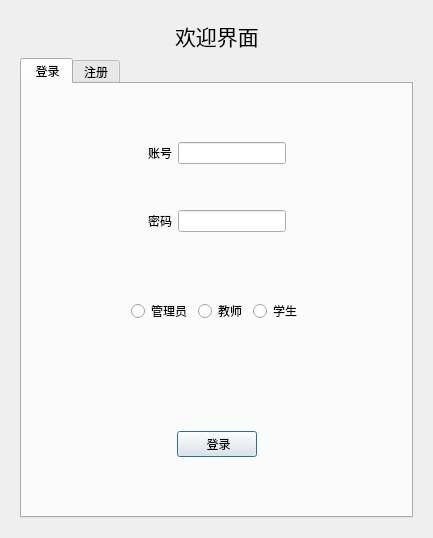
<?xml version="1.0" encoding="UTF-8"?>
<ui version="4.0">
 <class>MainWindow</class>
 <widget class="QDialog" name="MainWindow">
  <property name="geometry">
   <rect>
    <x>0</x>
    <y>0</y>
    <width>433</width>
    <height>526</height>
   </rect>
  </property>
  <property name="windowTitle">
   <string>MainWindow</string>
  </property>
  <property name="windowIcon">
   <iconset resource="resources.qrc">
    <normaloff>:/image/CNUlibrary.jpg</normaloff>:/image/CNUlibrary.jpg</iconset>
  </property>
  <layout class="QGridLayout" name="gridLayout_6">
   <item row="0" column="0">
    <widget class="QWidget" name="widget_3" native="true">
     <layout class="QGridLayout" name="gridLayout">
      <item row="0" column="3">
       <spacer name="horizontalSpacer_2">
        <property name="orientation">
         <enum>Qt::Horizontal</enum>
        </property>
        <property name="sizeHint" stdset="0">
         <size>
          <width>40</width>
          <height>20</height>
         </size>
        </property>
       </spacer>
      </item>
      <item row="0" column="2">
       <widget class="QLabel" name="label_3">
        <property name="font">
         <font>
          <family>Arial Black</family>
          <pointsize>16</pointsize>
         </font>
        </property>
        <property name="text">
         <string>欢迎界面</string>
        </property>
       </widget>
      </item>
      <item row="0" column="1">
       <spacer name="horizontalSpacer">
        <property name="orientation">
         <enum>Qt::Horizontal</enum>
        </property>
        <property name="sizeHint" stdset="0">
         <size>
          <width>40</width>
          <height>20</height>
         </size>
        </property>
       </spacer>
      </item>
      <item row="1" column="1" colspan="3">
       <widget class="QTabWidget" name="tabWidget">
        <property name="currentIndex">
         <number>0</number>
        </property>
        <widget class="QWidget" name="tab">
         <attribute name="title">
          <string> 登录</string>
         </attribute>
         <layout class="QGridLayout" name="gridLayout_5">
          <item row="4" column="0">
           <widget class="QWidget" name="widget" native="true">
            <layout class="QGridLayout" name="gridLayout_2">
             <item row="0" column="1">
              <widget class="QPushButton" name="pushButton">
               <property name="text">
                <string> 登录</string>
               </property>
              </widget>
             </item>
             <item row="0" column="0">
              <spacer name="horizontalSpacer_9">
               <property name="orientation">
                <enum>Qt::Horizontal</enum>
               </property>
               <property name="sizeHint" stdset="0">
                <size>
                 <width>40</width>
                 <height>20</height>
                </size>
               </property>
              </spacer>
             </item>
             <item row="0" column="2">
              <spacer name="horizontalSpacer_10">
               <property name="orientation">
                <enum>Qt::Horizontal</enum>
               </property>
               <property name="sizeHint" stdset="0">
                <size>
                 <width>40</width>
                 <height>20</height>
                </size>
               </property>
              </spacer>
             </item>
             <item row="1" column="1">
              <spacer name="verticalSpacer_2">
               <property name="orientation">
                <enum>Qt::Vertical</enum>
               </property>
               <property name="sizeHint" stdset="0">
                <size>
                 <width>20</width>
                 <height>40</height>
                </size>
               </property>
              </spacer>
             </item>
            </layout>
           </widget>
          </item>
          <item row="0" column="0">
           <widget class="QWidget" name="widget_4" native="true">
            <layout class="QGridLayout" name="gridLayout_4">
             <item row="3" column="2">
              <widget class="QLineEdit" name="password">
               <property name="echoMode">
                <enum>QLineEdit::Password</enum>
               </property>
              </widget>
             </item>
             <item row="3" column="3">
              <spacer name="horizontalSpacer_6">
               <property name="orientation">
                <enum>Qt::Horizontal</enum>
               </property>
               <property name="sizeHint" stdset="0">
                <size>
                 <width>40</width>
                 <height>20</height>
                </size>
               </property>
              </spacer>
             </item>
             <item row="3" column="0">
              <spacer name="horizontalSpacer_4">
               <property name="orientation">
                <enum>Qt::Horizontal</enum>
               </property>
               <property name="sizeHint" stdset="0">
                <size>
                 <width>40</width>
                 <height>20</height>
                </size>
               </property>
              </spacer>
             </item>
             <item row="1" column="1">
              <widget class="QLabel" name="label">
               <property name="text">
                <string>账号</string>
               </property>
              </widget>
             </item>
             <item row="1" column="0">
              <spacer name="horizontalSpacer_3">
               <property name="orientation">
                <enum>Qt::Horizontal</enum>
               </property>
               <property name="sizeHint" stdset="0">
                <size>
                 <width>40</width>
                 <height>20</height>
                </size>
               </property>
              </spacer>
             </item>
             <item row="1" column="2">
              <widget class="QLineEdit" name="ID"/>
             </item>
             <item row="3" column="1">
              <widget class="QLabel" name="label_2">
               <property name="text">
                <string>密码</string>
               </property>
              </widget>
             </item>
             <item row="1" column="3">
              <spacer name="horizontalSpacer_5">
               <property name="orientation">
                <enum>Qt::Horizontal</enum>
               </property>
               <property name="sizeHint" stdset="0">
                <size>
                 <width>40</width>
                 <height>20</height>
                </size>
               </property>
              </spacer>
             </item>
             <item row="0" column="2">
              <spacer name="verticalSpacer">
               <property name="orientation">
                <enum>Qt::Vertical</enum>
               </property>
               <property name="sizeHint" stdset="0">
                <size>
                 <width>20</width>
                 <height>40</height>
                </size>
               </property>
              </spacer>
             </item>
             <item row="2" column="2">
              <spacer name="verticalSpacer_5">
               <property name="orientation">
                <enum>Qt::Vertical</enum>
               </property>
               <property name="sizeHint" stdset="0">
                <size>
                 <width>20</width>
                 <height>40</height>
                </size>
               </property>
              </spacer>
             </item>
            </layout>
           </widget>
          </item>
          <item row="2" column="0">
           <widget class="QWidget" name="widget_2" native="true">
            <layout class="QGridLayout" name="gridLayout_3">
             <item row="1" column="1">
              <widget class="QRadioButton" name="checkBoxAdmin">
               <property name="text">
                <string>管理员</string>
               </property>
              </widget>
             </item>
             <item row="0" column="2">
              <spacer name="verticalSpacer_3">
               <property name="orientation">
                <enum>Qt::Vertical</enum>
               </property>
               <property name="sizeHint" stdset="0">
                <size>
                 <width>20</width>
                 <height>40</height>
                </size>
               </property>
              </spacer>
             </item>
             <item row="1" column="0">
              <spacer name="horizontalSpacer_7">
               <property name="orientation">
                <enum>Qt::Horizontal</enum>
               </property>
               <property name="sizeHint" stdset="0">
                <size>
                 <width>40</width>
                 <height>20</height>
                </size>
               </property>
              </spacer>
             </item>
             <item row="1" column="2">
              <widget class="QRadioButton" name="checkBoxTea">
               <property name="text">
                <string>教师</string>
               </property>
              </widget>
             </item>
             <item row="1" column="4">
              <spacer name="horizontalSpacer_8">
               <property name="orientation">
                <enum>Qt::Horizontal</enum>
               </property>
               <property name="sizeHint" stdset="0">
                <size>
                 <width>40</width>
                 <height>20</height>
                </size>
               </property>
              </spacer>
             </item>
             <item row="1" column="3">
              <widget class="QRadioButton" name="checkBoxStu">
               <property name="text">
                <string>学生</string>
               </property>
              </widget>
             </item>
            </layout>
           </widget>
          </item>
          <item row="3" column="0">
           <spacer name="verticalSpacer_4">
            <property name="orientation">
             <enum>Qt::Vertical</enum>
            </property>
            <property name="sizeHint" stdset="0">
             <size>
              <width>20</width>
              <height>40</height>
             </size>
            </property>
           </spacer>
          </item>
         </layout>
        </widget>
        <widget class="QWidget" name="tab_2">
         <attribute name="title">
          <string>注册</string>
         </attribute>
         <layout class="QGridLayout" name="gridLayout_13">
          <item row="6" column="0">
           <widget class="QWidget" name="widget_12" native="true">
            <layout class="QGridLayout" name="gridLayout_15">
             <item row="0" column="1">
              <widget class="QLabel" name="label_9">
               <property name="font">
                <font>
                 <pointsize>9</pointsize>
                </font>
               </property>
               <property name="text">
                <string>手机号码</string>
               </property>
              </widget>
             </item>
             <item row="0" column="3">
              <spacer name="horizontalSpacer_30">
               <property name="orientation">
                <enum>Qt::Horizontal</enum>
               </property>
               <property name="sizeHint" stdset="0">
                <size>
                 <width>40</width>
                 <height>20</height>
                </size>
               </property>
              </spacer>
             </item>
             <item row="0" column="2">
              <widget class="QLineEdit" name="telphoneNum">
               <property name="font">
                <font>
                 <pointsize>7</pointsize>
                </font>
               </property>
              </widget>
             </item>
             <item row="0" column="0">
              <spacer name="horizontalSpacer_29">
               <property name="orientation">
                <enum>Qt::Horizontal</enum>
               </property>
               <property name="sizeHint" stdset="0">
                <size>
                 <width>40</width>
                 <height>20</height>
                </size>
               </property>
              </spacer>
             </item>
            </layout>
           </widget>
          </item>
          <item row="8" column="0">
           <widget class="QWidget" name="widget_5" native="true">
            <layout class="QGridLayout" name="gridLayout_7">
             <item row="0" column="6">
              <spacer name="horizontalSpacer_22">
               <property name="orientation">
                <enum>Qt::Horizontal</enum>
               </property>
               <property name="sizeHint" stdset="0">
                <size>
                 <width>40</width>
                 <height>20</height>
                </size>
               </property>
              </spacer>
             </item>
             <item row="0" column="1">
              <spacer name="horizontalSpacer_23">
               <property name="orientation">
                <enum>Qt::Horizontal</enum>
               </property>
               <property name="sizeHint" stdset="0">
                <size>
                 <width>40</width>
                 <height>20</height>
                </size>
               </property>
              </spacer>
             </item>
             <item row="0" column="3">
              <widget class="QPushButton" name="pushButton_2">
               <property name="text">
                <string>注册</string>
               </property>
              </widget>
             </item>
             <item row="0" column="2">
              <spacer name="horizontalSpacer_25">
               <property name="orientation">
                <enum>Qt::Horizontal</enum>
               </property>
               <property name="sizeHint" stdset="0">
                <size>
                 <width>40</width>
                 <height>20</height>
                </size>
               </property>
              </spacer>
             </item>
             <item row="0" column="5">
              <spacer name="horizontalSpacer_24">
               <property name="orientation">
                <enum>Qt::Horizontal</enum>
               </property>
               <property name="sizeHint" stdset="0">
                <size>
                 <width>40</width>
                 <height>20</height>
                </size>
               </property>
              </spacer>
             </item>
             <item row="0" column="0">
              <spacer name="horizontalSpacer_21">
               <property name="orientation">
                <enum>Qt::Horizontal</enum>
               </property>
               <property name="sizeHint" stdset="0">
                <size>
                 <width>40</width>
                 <height>20</height>
                </size>
               </property>
              </spacer>
             </item>
             <item row="0" column="4">
              <spacer name="horizontalSpacer_26">
               <property name="orientation">
                <enum>Qt::Horizontal</enum>
               </property>
               <property name="sizeHint" stdset="0">
                <size>
                 <width>40</width>
                 <height>20</height>
                </size>
               </property>
              </spacer>
             </item>
            </layout>
           </widget>
          </item>
          <item row="7" column="0">
           <widget class="QWidget" name="widget_14" native="true">
            <layout class="QGridLayout" name="gridLayout_16">
             <item row="0" column="2">
              <widget class="QRadioButton" name="checkBoxStu_2">
               <property name="text">
                <string>学生</string>
               </property>
              </widget>
             </item>
             <item row="0" column="0">
              <spacer name="horizontalSpacer_32">
               <property name="orientation">
                <enum>Qt::Horizontal</enum>
               </property>
               <property name="sizeHint" stdset="0">
                <size>
                 <width>40</width>
                 <height>20</height>
                </size>
               </property>
              </spacer>
             </item>
             <item row="0" column="1">
              <widget class="QRadioButton" name="checkBoxTea_2">
               <property name="text">
                <string>教师</string>
               </property>
              </widget>
             </item>
             <item row="0" column="3">
              <spacer name="horizontalSpacer_31">
               <property name="orientation">
                <enum>Qt::Horizontal</enum>
               </property>
               <property name="sizeHint" stdset="0">
                <size>
                 <width>40</width>
                 <height>20</height>
                </size>
               </property>
              </spacer>
             </item>
            </layout>
           </widget>
          </item>
          <item row="1" column="0">
           <widget class="QWidget" name="widget_8" native="true">
            <layout class="QGridLayout" name="gridLayout_9">
             <item row="0" column="1">
              <widget class="QLabel" name="label_5">
               <property name="font">
                <font>
                 <pointsize>9</pointsize>
                </font>
               </property>
               <property name="text">
                <string>密码    </string>
               </property>
              </widget>
             </item>
             <item row="0" column="2">
              <widget class="QLineEdit" name="password_2">
               <property name="font">
                <font>
                 <pointsize>7</pointsize>
                </font>
               </property>
               <property name="echoMode">
                <enum>QLineEdit::Password</enum>
               </property>
              </widget>
             </item>
             <item row="0" column="0">
              <spacer name="horizontalSpacer_13">
               <property name="orientation">
                <enum>Qt::Horizontal</enum>
               </property>
               <property name="sizeHint" stdset="0">
                <size>
                 <width>40</width>
                 <height>20</height>
                </size>
               </property>
              </spacer>
             </item>
             <item row="0" column="3">
              <spacer name="horizontalSpacer_14">
               <property name="orientation">
                <enum>Qt::Horizontal</enum>
               </property>
               <property name="sizeHint" stdset="0">
                <size>
                 <width>40</width>
                 <height>20</height>
                </size>
               </property>
              </spacer>
             </item>
            </layout>
           </widget>
          </item>
          <item row="0" column="0">
           <widget class="QWidget" name="widget_6" native="true">
            <layout class="QGridLayout" name="gridLayout_8">
             <item row="0" column="1">
              <widget class="QLabel" name="label_4">
               <property name="font">
                <font>
                 <pointsize>9</pointsize>
                </font>
               </property>
               <property name="text">
                <string>账号    </string>
               </property>
              </widget>
             </item>
             <item row="0" column="0">
              <spacer name="horizontalSpacer_11">
               <property name="orientation">
                <enum>Qt::Horizontal</enum>
               </property>
               <property name="sizeHint" stdset="0">
                <size>
                 <width>40</width>
                 <height>20</height>
                </size>
               </property>
              </spacer>
             </item>
             <item row="0" column="2">
              <widget class="QLineEdit" name="ID_2">
               <property name="font">
                <font>
                 <pointsize>7</pointsize>
                </font>
               </property>
              </widget>
             </item>
             <item row="0" column="3">
              <spacer name="horizontalSpacer_12">
               <property name="orientation">
                <enum>Qt::Horizontal</enum>
               </property>
               <property name="sizeHint" stdset="0">
                <size>
                 <width>40</width>
                 <height>20</height>
                </size>
               </property>
              </spacer>
             </item>
            </layout>
           </widget>
          </item>
          <item row="5" column="0">
           <widget class="QWidget" name="widget_11" native="true">
            <layout class="QGridLayout" name="gridLayout_14">
             <item row="0" column="0">
              <spacer name="horizontalSpacer_27">
               <property name="orientation">
                <enum>Qt::Horizontal</enum>
               </property>
               <property name="sizeHint" stdset="0">
                <size>
                 <width>40</width>
                 <height>20</height>
                </size>
               </property>
              </spacer>
             </item>
             <item row="0" column="1">
              <widget class="QLabel" name="label_8">
               <property name="font">
                <font>
                 <pointsize>9</pointsize>
                </font>
               </property>
               <property name="text">
                <string>班级    </string>
               </property>
              </widget>
             </item>
             <item row="0" column="2">
              <widget class="QLineEdit" name="classID">
               <property name="font">
                <font>
                 <pointsize>7</pointsize>
                </font>
               </property>
              </widget>
             </item>
             <item row="0" column="3">
              <spacer name="horizontalSpacer_28">
               <property name="orientation">
                <enum>Qt::Horizontal</enum>
               </property>
               <property name="sizeHint" stdset="0">
                <size>
                 <width>40</width>
                 <height>20</height>
                </size>
               </property>
              </spacer>
             </item>
            </layout>
           </widget>
          </item>
          <item row="3" column="0">
           <widget class="QWidget" name="widget_7" native="true">
            <layout class="QGridLayout" name="gridLayout_11">
             <item row="0" column="0">
              <spacer name="horizontalSpacer_17">
               <property name="orientation">
                <enum>Qt::Horizontal</enum>
               </property>
               <property name="sizeHint" stdset="0">
                <size>
                 <width>40</width>
                 <height>20</height>
                </size>
               </property>
              </spacer>
             </item>
             <item row="0" column="1">
              <widget class="QRadioButton" name="radioButtonmale">
               <property name="font">
                <font>
                 <pointsize>7</pointsize>
                </font>
               </property>
               <property name="text">
                <string>男                </string>
               </property>
               <property name="autoRepeatDelay">
                <number>300</number>
               </property>
              </widget>
             </item>
             <item row="0" column="2">
              <widget class="QRadioButton" name="radioButtonfemale">
               <property name="font">
                <font>
                 <pointsize>7</pointsize>
                </font>
               </property>
               <property name="text">
                <string>女</string>
               </property>
              </widget>
             </item>
             <item row="0" column="3">
              <spacer name="horizontalSpacer_18">
               <property name="orientation">
                <enum>Qt::Horizontal</enum>
               </property>
               <property name="sizeHint" stdset="0">
                <size>
                 <width>40</width>
                 <height>20</height>
                </size>
               </property>
              </spacer>
             </item>
            </layout>
           </widget>
          </item>
          <item row="2" column="0">
           <widget class="QWidget" name="widget_9" native="true">
            <layout class="QGridLayout" name="gridLayout_10">
             <item row="0" column="2">
              <widget class="QLineEdit" name="name">
               <property name="font">
                <font>
                 <pointsize>7</pointsize>
                </font>
               </property>
              </widget>
             </item>
             <item row="0" column="0">
              <spacer name="horizontalSpacer_15">
               <property name="orientation">
                <enum>Qt::Horizontal</enum>
               </property>
               <property name="sizeHint" stdset="0">
                <size>
                 <width>40</width>
                 <height>20</height>
                </size>
               </property>
              </spacer>
             </item>
             <item row="0" column="1">
              <widget class="QLabel" name="label_6">
               <property name="font">
                <font>
                 <pointsize>9</pointsize>
                </font>
               </property>
               <property name="text">
                <string>姓名    </string>
               </property>
              </widget>
             </item>
             <item row="0" column="3">
              <spacer name="horizontalSpacer_16">
               <property name="orientation">
                <enum>Qt::Horizontal</enum>
               </property>
               <property name="sizeHint" stdset="0">
                <size>
                 <width>40</width>
                 <height>20</height>
                </size>
               </property>
              </spacer>
             </item>
            </layout>
           </widget>
          </item>
          <item row="4" column="0">
           <widget class="QWidget" name="widget_10" native="true">
            <layout class="QGridLayout" name="gridLayout_12">
             <item row="0" column="0">
              <spacer name="horizontalSpacer_19">
               <property name="orientation">
                <enum>Qt::Horizontal</enum>
               </property>
               <property name="sizeHint" stdset="0">
                <size>
                 <width>40</width>
                 <height>20</height>
                </size>
               </property>
              </spacer>
             </item>
             <item row="0" column="3">
              <spacer name="horizontalSpacer_20">
               <property name="orientation">
                <enum>Qt::Horizontal</enum>
               </property>
               <property name="sizeHint" stdset="0">
                <size>
                 <width>40</width>
                 <height>20</height>
                </size>
               </property>
              </spacer>
             </item>
             <item row="0" column="2">
              <widget class="QComboBox" name="comboBox">
               <property name="font">
                <font>
                 <pointsize>9</pointsize>
                </font>
               </property>
              </widget>
             </item>
             <item row="0" column="1">
              <widget class="QLabel" name="label_7">
               <property name="font">
                <font>
                 <pointsize>9</pointsize>
                </font>
               </property>
               <property name="text">
                <string>学院  </string>
               </property>
              </widget>
             </item>
            </layout>
           </widget>
          </item>
         </layout>
        </widget>
       </widget>
      </item>
     </layout>
    </widget>
   </item>
  </layout>
 </widget>
 <resources>
  <include location="resources.qrc"/>
 </resources>
 <connections/>
</ui>
